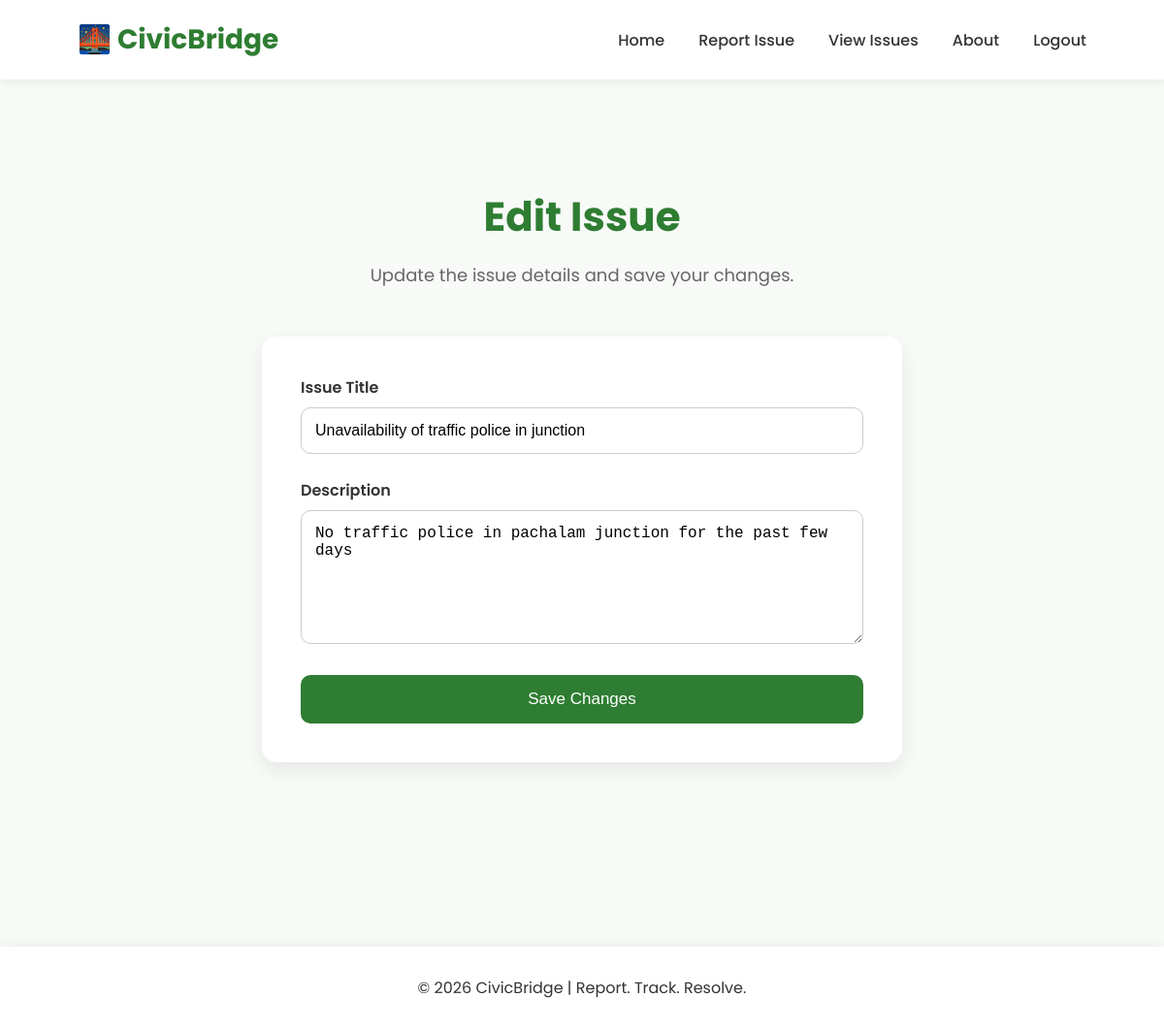
Page /edit/13 (signed in) on the committed database.
### tables this page shows
CREATE TABLE reports (
    id INTEGER PRIMARY KEY AUTOINCREMENT,
    name TEXT,
    location TEXT,
    title TEXT,
    description TEXT
, status TEXT, username TEXT);

### app/app.py (the view, shortened to what this page needs)
@app.route("/edit/<int:id>", methods=["GET","POST"])
def edit(id):
    if "username" not in session:
        flash("Please log in to edit an issue.")
        return redirect(url_for("login"))
    conn=sqlite3.connect("civicbridge.db")
    cursor=conn.cursor()
    cursor.execute(
        "SELECT * FROM reports WHERE id = ?",
        (id,)
    )
    report=cursor.fetchone()
    if report is None:
        conn.close()
        flash("Report not found.")
        return redirect(url_for("issues"))
    if report[5]=="Resolved":
        conn.close()
        flash("This report has already been resolved and cannot be edited.")
        return redirect(url_for("issues"))
    conn.close()
    return render_template("edit.html",report=report)

### app/templates/edit.html
{% extends "base.html" %}
{% block content %}
<section class="report-header">
    <h1>Edit Issue</h1>
    <p>
        Update the issue details and save your changes.
    </p>
</section>
<div class="report-container">
    <form method="POST" class="report-form">
        <div class="form-group">
            <label for="title">Issue Title</label>
            <input
                id="title"
                type="text"
                name="title"
                value="{{ report[3] }}"
                required
            >
        </div>
        <div class="form-group">
            <label for="description">Description</label>
            <textarea
                id="description"
                name="description"
                rows="6"
                required
            >{{ report[4] }}</textarea>
        </div>
        <button type="submit" class="submit-btn">
            Save Changes
        </button>
    </form>
</div>
{% endblock %}

### app/static/style.css (style rules this page uses)
* { margin:0; padding:0; box-sizing:border-box; }
body { font-family:'Poppins',sans-serif; background:#f8faf8; color:#333; }
.report-header { text-align:center; padding:60px 20px 30px; }
.report-header h1 { font-size:42px; color:#2e7d32; margin-bottom:15px; }
.report-header p { color:#666; font-size:18px; }
.report-container { max-width:700px; margin:0 auto 60px; padding:20px; }
.report-form { background:white; padding:40px; border-radius:15px; box-shadow:0 8px 20px rgba(0,0,0,0.08); }
.form-group { margin-bottom:25px; }
.form-group label { display:block; margin-bottom:8px; font-weight:600; color:#333; }
.form-group input, .form-group textarea { width:100%; padding:14px; border:1px solid #ccc; border-radius:10px; font-size:16px; transition:0.3s; box-sizing:border-box; }
.form-group textarea { resize:vertical; }
.submit-btn { width:100%; background:#2e7d32; color:white; border:none; padding:15px; font-size:17px; border-radius:10px; cursor:pointer; transition:0.3s; }

### rows in the picture
reports: title "Unavailability of traffic police in junction", description "No traffic police in pachalam junction for the past few days"
